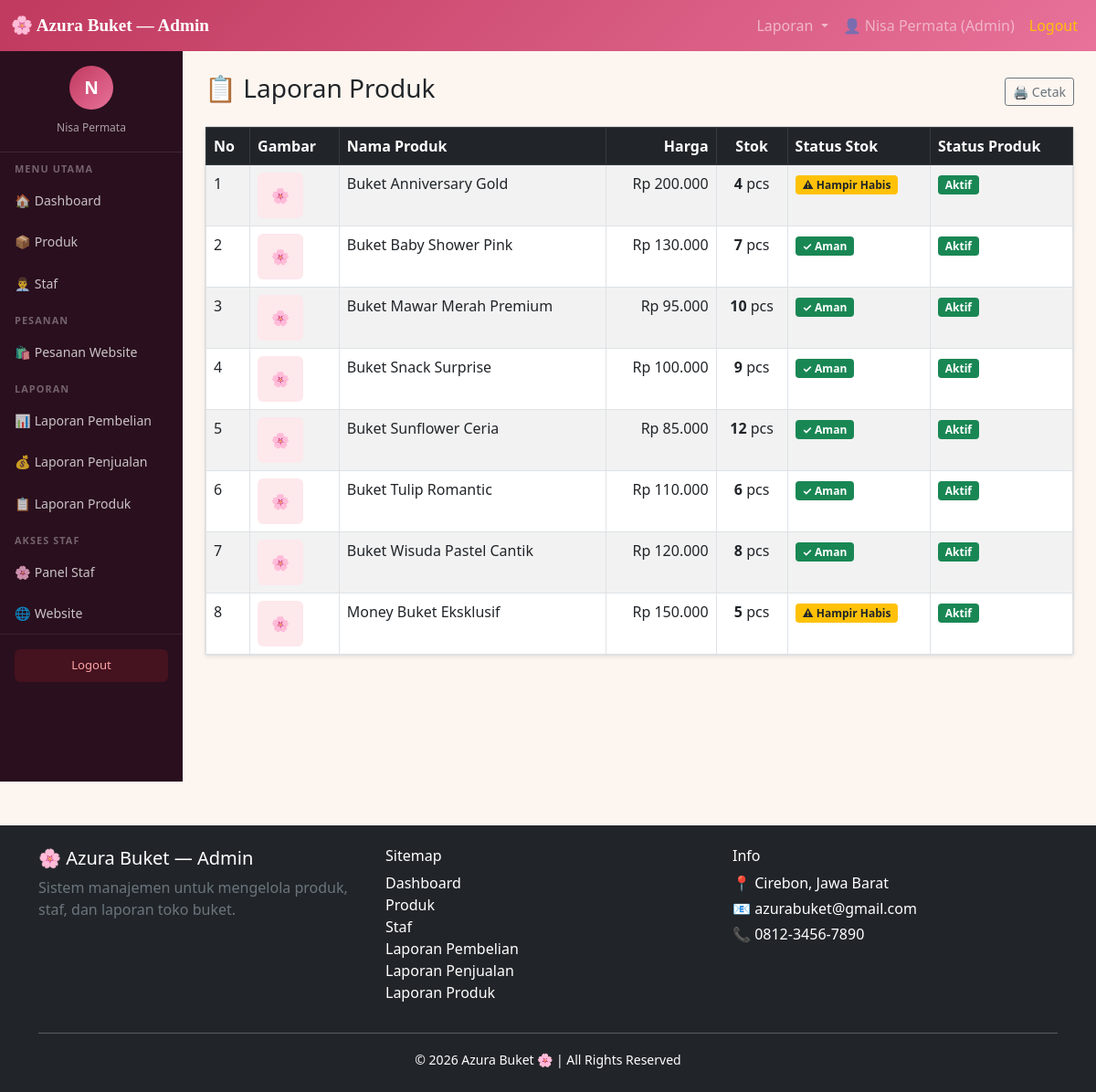
Screenshot of /admin/index.php?menu=laporan_produk (signed in) with the database file from the repository.
### tables this page shows
CREATE TABLE IF NOT EXISTS `produk` (
  `id`          INT AUTO_INCREMENT PRIMARY KEY,
  `nama_produk` VARCHAR(200) NOT NULL,
  `harga`       INT NOT NULL DEFAULT 0,
  `stok`        INT NOT NULL DEFAULT 0,
  `gambar`      VARCHAR(255) DEFAULT '',
  `status`      ENUM('aktif','nonaktif') DEFAULT 'aktif',
  `created_at`  TIMESTAMP DEFAULT CURRENT_TIMESTAMP
);

### admin/laporan_produk.php (the view, shortened to what this page needs)
<?php include 'koneksi.php'; ?>
<div class="d-flex justify-content-between align-items-center mb-3">
    <h3>📋 Laporan Produk</h3>
    <button onclick="window.print()" class="btn btn-outline-secondary btn-sm">🖨 Cetak</button>
</div>
<div class="card shadow-sm">
    <div class="card-body p-0">
        <table class="table table-bordered table-striped mb-0" id="tabelLapProduk">
            <thead class="table-dark">
                <tr>
                    <th>No</th>
                    <th>Gambar</th>
                    <th>Nama Produk</th>
                    <th class="text-end">Harga</th>
                    <th class="text-center">Stok</th>
                    <th>Status Stok</th>
                    <th>Status Produk</th>
                </tr>
            </thead>
            <tbody>
            <?php
            $no=1;
            $q=mysqli_query($conn,"SELECT * FROM produk ORDER BY status DESC, nama_produk ASC");
            while($row=mysqli_fetch_assoc($q)):
            ?>
                <tr>
                    <td><?= $no++ ?></td>
                    <td>
                        <?php if($row['gambar']!=''): ?>
                            <img src="gambar/<?= $row['gambar'] ?>" width="60" style="border-radius:6px;">
                        <?php else: ?>
                            <div style="width:50px;height:50px;background:#fde8ec;border-radius:6px;display:flex;align-items:center;justify-content:center">🌸</div>
                        <?php endif; ?>
                    </td>
                    <td><?= htmlspecialchars($row['nama_produk']) ?></td>
                    <td class="text-end">Rp <?= number_format($row['harga'],0,',','.') ?></td>
                    <td class="text-center"><strong><?= $row['stok'] ?></strong> pcs</td>
                    <td>
                        <?php if($row['stok']<=0): ?>
                            <span class="badge bg-danger">Habis</span>
                        <?php elseif($row['stok']<=5): ?>
                            <span class="badge bg-warning text-dark">⚠ Hampir Habis</span>
                        <?php else: ?>
                            <span class="badge bg-success">✓ Aman</span>
                        <?php endif; ?>
                    </td>
                    <td>
                        <?php if($row['status']=='aktif'): ?>
                            <span class="badge bg-success">Aktif</span>
                        <?php else: ?>
                            <span class="badge bg-danger">Nonaktif</span>
                        <?php endif; ?>
                    </td>
                </tr>
            <?php endwhile; ?>
            </tbody>
        </table>
    </div>
</div>

### admin/dashboard.php (style rules this page uses)
body { background-color: #fdf6f0; }

### rows the page displays
produk: nama_produk "Buket Anniversary Gold", harga "200.000", stok "4", shows "⚠ Hampir Habis", status "Aktif"
produk: nama_produk "Buket Baby Shower Pink", harga "130.000", stok "7", shows "✓ Aman", status "Aktif"
produk: nama_produk "Buket Mawar Merah Premium", harga "95.000", stok "10", shows "✓ Aman", status "Aktif"
produk: nama_produk "Buket Snack Surprise", harga "100.000", stok "9", shows "✓ Aman", status "Aktif"
produk: nama_produk "Buket Sunflower Ceria", harga "85.000", stok "12", shows "✓ Aman", status "Aktif"
produk: nama_produk "Buket Tulip Romantic", harga "110.000", stok "6", shows "✓ Aman", status "Aktif"
produk: nama_produk "Buket Wisuda Pastel Cantik", harga "120.000", stok "8", shows "✓ Aman", status "Aktif"
produk: nama_produk "Money Buket Eksklusif", harga "150.000", stok "5", shows "⚠ Hampir Habis", status "Aktif"

### other values shown
$_SESSION['nama'] "Nisa Permata"
$_SESSION['role'] "Admin"
substr($_SESSION['nama'] ?? 'A', 0, 1) "N"
